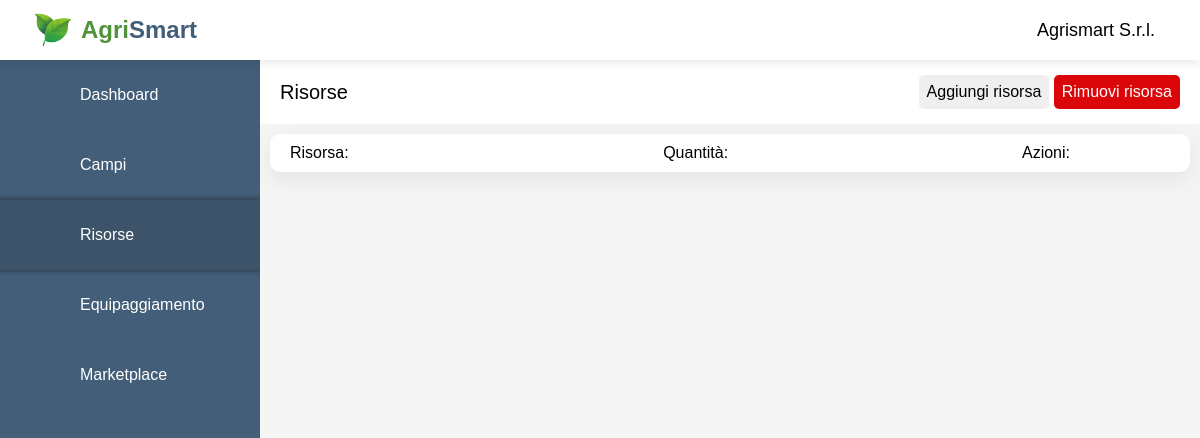
The app's page /agrismart/dashboard/resources.php (signed in), older data.
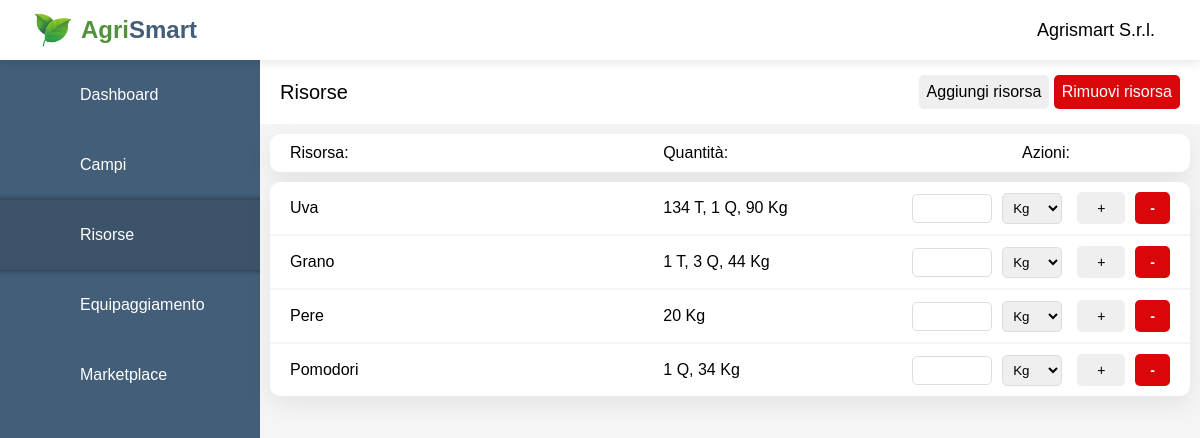
The same page, newer data.
### tables this page shows
CREATE TABLE `risorse` (
  `id_risorsa` int(11) NOT NULL,
  `nome_risorsa` varchar(255) NOT NULL,
  `qnt` int(11) NOT NULL,
  `id_utente` int(11) DEFAULT NULL
);

### agrismart/dashboard/resources.php (the view, shortened to what the changed rows need)
<?php
    require_once "../main-page/scripts/database.php";
?>
<!DOCTYPE html>
<html lang="en">
<head>
    <link rel="stylesheet" href="https://atugatran.github.io/FontAwesome6Pro/css/all.min.css" >
    <link rel="stylesheet" href="styles/style_resources.css">
</head>
<body>
    <div class="container">
        <div class="topbar">
            <div class="topbar-logo">
                <a id="topbar-link-logo" href="dashboard.php">
                    <h2 style="color: #52923a;">Agri</h2>
                    <h2 style="color: #435e78;">Smart</h2>
                </a>
            </div>
        </div>
        </div>
        <div class="main">
            <?php
                $sql = "SELECT * FROM risorse WHERE id_utente = ?";
                $stmt = mysqli_stmt_init($conn);
                if (mysqli_stmt_prepare($stmt, $sql)) {
                    mysqli_stmt_bind_param($stmt, "i", $_SESSION["idUtente"]);
                    mysqli_stmt_execute($stmt);
                    $result = mysqli_stmt_get_result($stmt);
                    $rowCount = mysqli_num_rows($result);
                    $i=1;
                    if($rowCount>0){
                        echo "<div class='cards'>";
                    }
                    while ($row = mysqli_fetch_assoc($result)) {
                        echo "<div class='card'>" .
                                "<div class='card-name'>" . $row['nome_risorsa'] . "</div>" .
                                "<div class='card-quantity'>";
                                    $t = intdiv($row['qnt'], 1000);
                                    $q = intdiv($row['qnt'] % 1000, 100);
                                    $kg = $row['qnt'] % 100;
                                    echo  ($t > 0 ? " $t T" : "") . ($t>0 & $kg>0 & $q==0? "," : "").($t>0 & $q>0 ? "," : "") . ($q > 0 ? " $q Q" : "") . ($q>0 & $kg>0 ? "," : "") . ($kg > 0 ? " $kg Kg" : "") . (($q==0 & $kg==0 & $t==0 ? "Vuoto" : ""));
                        echo    "</div>" .
                                "<div class='card-actions'>" .
                                "<form action='resources.php' method='post'>" .
                                    "<input type='text' id='peso' name='peso' required>" .
                                    "<select name='unit' id='unit' required>
                                        <option value='Kg'>Kg</option>
                                        <option value='Q'>Q</option>
                                        <option value='T'>T</option>
                                    </select>" .
                                    "<input type='hidden' name='id-res-submit' value='" . $row["id_risorsa"] . "'>" .
                                    "<button type='submit' name='add-qnt-submit' id='card-add-btn'>  +  </button>" .
                                    "<button type='submit' name='rmv-qnt-submit'id='card-remove-btn'>  -  </button>" .
                                "</form>" .
                                "</div>";
                        echo "<form action='resources.php' method='post'>" .
                                    "<input type='hidden' name='id-res-submit' value='" . $row["id_risorsa"] . "'>" .
                                    "<button type='submit' name='delete-res-submit' class='card-delete disabled'>-</button>" .
                              "</form>
                            </div>";
                        if($rowCount>$i){
                            echo "<hr class='card-separator'>" ;
                        }
                        $i++;
                    }
                    if($rowCount>0){
                        echo "</div>";
                    }
                }
            ?>
        </div>
</body>
</html>

Row changes from the older to the newer data that the page shows:
added risorse: nome_risorsa "Uva", qnt "134", qnt "1", qnt "90"
added risorse: nome_risorsa "Grano", qnt "1", qnt "3", qnt "44"
added risorse: nome_risorsa "Pere", qnt "20"
added risorse: nome_risorsa "Pomodori", qnt "1", qnt "34"
